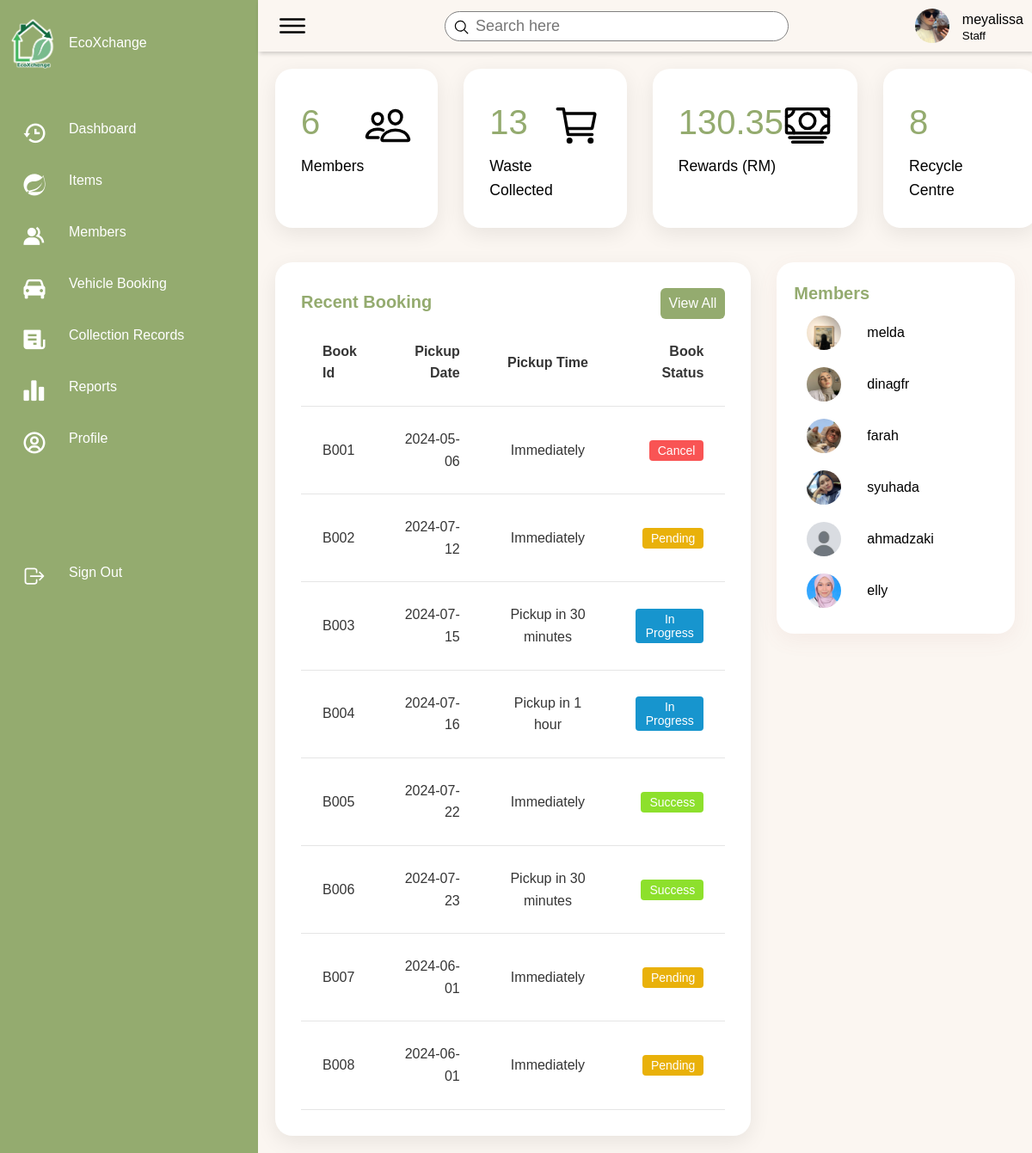
Screenshot of /EcoXchange/pages/dashboard-1.php (signed in) with the database file from the repository.
### tables this page shows
CREATE TABLE `staff` (
  `staff_ID` varchar(10) NOT NULL,
  `staff_username` varchar(20) NOT NULL,
  `staff_password` varchar(200) NOT NULL,
  `staff_first_name` varchar(30) NOT NULL,
  `staff_last_name` varchar(30) NOT NULL,
  `staff_contact_no` varchar(12) NOT NULL,
  `staff_email` varchar(30) NOT NULL,
  `category` varchar(30) NOT NULL,
  `staff_pict` varchar(255) NOT NULL
);

CREATE TABLE `booking` (
  `book_ID` varchar(10) NOT NULL,
  `vehicle_type` varchar(12) NOT NULL,
  `pickup_date` date NOT NULL,
  `pickup_time` varchar(30) NOT NULL,
  `deposit_receipt` varchar(255) NOT NULL,
  `deposit_status` varchar(15) NOT NULL,
  `book_status` varchar(15) NOT NULL,
  `address_ID` varchar(10) NOT NULL,
  `cust_ID` varchar(10) NOT NULL
);

CREATE TABLE `customer` (
  `cust_ID` varchar(10) NOT NULL,
  `cust_username` varchar(20) NOT NULL,
  `cust_password` varchar(128) NOT NULL,
  `cust_first_name` varchar(30) NOT NULL,
  `cust_last_name` varchar(30) NOT NULL,
  `cust_contact_no` varchar(12) NOT NULL,
  `cust_email` varchar(30) NOT NULL,
  `cust_pict` varchar(255) NOT NULL,
  `bank_id` varchar(10) DEFAULT NULL
);

### EcoXchange/includes/fetchUserData.php (called while the page is built, shortened)
<?php
include("dbconn.php");
$username = $_SESSION['username'];
$role = $_SESSION['role'];
if ($role === 'Staff') {
    $sql = "SELECT * FROM staff WHERE staff_username = '$username'";
} elseif ($role === 'Customer') {
    $sql = "SELECT * FROM customer WHERE cust_username = '$username'";
} else {
    header("Location: ../pages/Login.php");
    exit();
}
$query = mysqli_query($dbconn, $sql) or die("Error: " . mysqli_error($dbconn));
$user = mysqli_fetch_assoc($query);
$name = $user["staff_username"] ?? $user["cust_username"];
$image = $user["staff_pict"] ?? $user["cust_pict"];
?>

### EcoXchange/pages/dashboard-1.php (the view, shortened to what this page needs)
<?php
include('../includes/dbconn.php');
include('../includes/fetchUserData.php');
?>
<!DOCTYPE html>
<html lang="en">
<head>
    <link href="https://unpkg.com/boxicons@2.0.7/css/boxicons.min.css" rel="stylesheet" />
    <link rel="stylesheet" href="../style/dashboard-1.css">
    <link rel="stylesheet" href="../style/alert.css">
</head>
<body>
    <div class="container">
        <?php include('sidebar-1.php'); ?>
        <div class="main">
            <?php include('header.php'); ?>
        <div class="cardBox">
            <?php
                include("../includes/dbconn.php");
                $sql = "SELECT
                        (SELECT COUNT(*) FROM customer) as total_members,
                        (SELECT SUM(total_amount) FROM collection_record) as rewards,
                        (SELECT COUNT(*) FROM collection_record) as total_collection_record";
                $query = mysqli_query($dbconn, $sql);
                if ($query) {
                    $data = mysqli_fetch_assoc($query);
                } else {
                    $data = [
                        'total_members' => 0,
                        'total_amount' => 0,
                        'total_collection_record' => 0
                    ];
                }
            ?>
            <div class="card">
                <div>
                    <div class="numbers"><?php echo $data['total_members']; ?></div>
                    <div class="cardName">Members</div>
                </div>
                <div class="iconBx">
                    <ion-icon name="people-outline"></ion-icon>
                </div>
            </div>
            <div class="card">
                <div>
                    <div class="numbers"><?php echo $data['total_collection_record']; ?></div>
                    <div class="cardName">Waste Collected</div>
                </div>
                <div class="iconBx">
                    <ion-icon name="cart-outline"></ion-icon>
                </div>
            </div>
            <div class="card">
                <div>
                    <div class="numbers"><?php echo $data['rewards']; ?></div>
                    <div class="cardName">Rewards (RM)</div>
                </div>
                <div class="iconBx">
                    <ion-icon name="cash-outline"></ion-icon>
                </div>
            </div>
            <div class="card">
                <div>
                    <div class="numbers">8</div>
                    <div class="cardName">Recycle Centre</div>
                </div>
                <div class="iconBx">
                    <ion-icon name="outlet-outline"></ion-icon>
                </div>
            </div>
        </div>
            <div class="details">
                <div class="recentOrders">
                    <div class="cardHeader">
                        <h2>Recent Booking</h2>
                        <a href="VehicleBooking.php" class="btn">View All</a>
                    </div>
                    <?php
                        include("../includes/dbconn.php");
                        $sql = "SELECT * FROM booking";
                        $query = mysqli_query($dbconn, $sql);
                        $num_rows = mysqli_num_rows($query);
                        if($num_rows == 0){
                            echo "No item found";
                        } else {
                            echo '<table class="table">';
                            echo "<thead>";
                            echo"<tr>";
                            echo"<td>Book Id</td>";
                            echo"<td>Pickup Date</td>";
                            echo"<td>Pickup Time</td>";
                            echo"<td>Book Status</td>";
                            echo"</tr>";
                            echo "</thead>";
                            while($row = mysqli_fetch_array($query)){
                                echo "<tbody>";
                                echo"<tr>";
                                echo"<td>".$row["book_ID"]."</td>";
                                echo"<td>".$row["pickup_date"]."</td>";
                                echo"<td>".$row["pickup_time"]."</td>";
                                echo"<td> <button id=btnstat class='";
                                    if($row["book_status"] == 'success') {
                                        echo "success";
                                    } elseif ($row["book_status"] == 'pending'){
                                        echo "pending";
                                    } elseif ($row["book_status"] == 'inProgress'){
                                        echo "inProgress";
                                    } else {
                                        echo "cancel";
                                    }
                                    echo "'>";
                                    if($row["book_status"] == 'success') {
                                        echo 'Success';
                                    } elseif ($row["book_status"] == 'pending'){
                                        echo 'Pending';
                                    } elseif ($row["book_status"] == 'inProgress'){
                                        echo 'In Progress';
                                    } else {
                                        echo 'Cancel';
                                    }
                                    echo "</button></td>";
                                echo"</tr>";
                                echo "</tbody>";
                            }
                            echo '</table>';
                        }
                    ?>
                </div>
                <div >
                <div class="recentCustomers">
                    <div class="cardHeader">
                        <h2>Members</h2>
                    </div>
                    <table>
                    <?php
                    include("../includes/dbconn.php");
                    $sql = "SELECT * FROM customer";
                    $query = mysqli_query($dbconn, $sql);
                    $num_rows = mysqli_num_rows($query);
                    if ($num_rows > 0) {
                        while ($row = mysqli_fetch_array($query)) {
                            echo '<tr>';
                            echo '<td width="30px">';
                            echo '<div class="imgBx"><img src="' . $row["cust_pict"] . '" alt=""></div>';
                            echo '</td>';
                            echo '<td>';
                            echo '<h4>' . $row["cust_username"] . '</h4>';
                            echo '</td>';
                            echo '</tr>';
                        }
                    } else {
                        echo '<tr><td colspan="2">No members found</td></tr>';
                    }
                    ?>
                    </table>
                </div>
                </div >
            </div>
</body>
</html>

### EcoXchange/pages/header.php
<div class="topbar">
    <div class="toggle">
        <ion-icon name="menu-outline"></ion-icon>
    </div>
    <div class="search">
        <label>
            <input type="text" placeholder="Search here">
            <ion-icon name="search-outline"></ion-icon>
        </label>
    </div>
    <div class="user">
        <img src="<?php echo $image; ?>" alt="">
        <div class="info">
            <p><?php echo $name; ?></p>
            <small><?php echo $role; ?></small>
        </div>
    </div>
</div>

### EcoXchange/style/dashboard-1.css (style rules this page uses)
.cardBox { position: relative; width: 100%; padding: 20px; display: grid; grid-template-columns: repeat(4, 1fr); grid-gap: 30px; }
.cardBox .card { position: relative; background: var(--white-color); padding: 30px; border-radius: 20px; display: flex; justify-content: space-between; cursor: pointer; box-shadow: 0 7px 25px rgba(0, 0, 0, 0.08); }
.cardBox .card .numbers { position: relative; font-weight: 500; font-size: 2.5rem; color: var(--primary-color); }
.cardBox .card .cardName { color: var(--black2); font-size: 1.1rem; margin-top: 5px; }
.cardBox .card .iconBx { font-size: 3.5rem; color: var(--black2); }
.details { position: relative; width: 100%; padding: 20px; display: grid; grid-template-columns: 2fr 1fr; grid-gap: 30px; }
.details .recentOrders { position: relative; display: grid; min-height: 500px; background: var(--white-color); padding: 30px; box-shadow: 0 7px 25px rgba(0, 0, 0, 0.08); border-radius: 20px; }
.details .cardHeader { display: flex; justify-content: space-between; align-items: flex-start; }
.cardHeader h2 { font-size: 20px; font-weight: 600; color: var(--primary-color); }
.cardHeader .btn { position: relative; padding: 5px 10px; background: var(--primary-color); text-decoration: none; color: var(--white-color); border-radius: 6px; }
.details table { width: 100%; border-collapse: collapse; }
.details table thead td { font-weight: 600; }
.details .recentOrders table tr { color: var(--dark-color); border-bottom: 1px solid rgba(0, 0, 0, 0.1); }
.details .recentOrders table tr td { padding: 25px; }
.details .recentOrders table tr td:last-child { text-align: end; }
.details .recentOrders table tr td:nth-child(2) { text-align: end; }
.details .recentOrders table tr td:nth-child(3) { text-align: center; }
#btnstat { color: var(--white-color); }
.success { padding: 4px 10px; background: #8de02c; border:0; border-radius: 4px; font-size: 14px; font-weight: 500; }
.pending { padding: 4px 10px; background: #e9b10a; border:0; border-radius: 4px; font-size: 14px; font-weight: 500; }
.cancel { padding: 4px 10px; background: rgb(249, 84, 84); border:0; border-radius: 4px; font-size: 14px; font-weight: 500; }
.inProgress { padding: 4px 5px; background: #1795ce; border:0; border-radius: 4px; font-size: 14px; font-weight: 500; }
.recentCustomers { position: relative; display: grid; height:auto; padding: 20px; background: var(--white-color); box-shadow: 0 7px 25px rgba(168, 98, 98, 0.08); border-radius: 20px; }
.recentCustomers .imgBx { position: relative; width: 40px; height: 40px; border-radius: 30px; overflow: hidden; }
.recentCustomers .imgBx img { position: absolute; top: 0; left: 0; width: 100%; height: 100%; object-fit: cover; }
.recentCustomers table tr td { padding: 10px 15px; }
.recentCustomers table tr td h4 { font-size: 16px; font-weight: 500; }

### EcoXchange/style/SidebarUser.css (style rules this page uses)
* { font-family: "Ubuntu", sans-serif; margin: 0; padding: 0; box-sizing: border-box; }
body { min-height: 100vh; overflow-x: hidden; }
.container { position: relative; width: 100%; }
.main { position: absolute; width: calc(100% - 300px); left: 300px; min-height: 100vh; background: var(--background-color); transition: 0.5s; }
.topbar { width: 100%; height: 60px; display: flex; justify-content: space-between; align-items: center; padding: 0 10px; box-shadow: 2px 2px 5px rgba(0, 0, 0, 0.2); }
.toggle { position: relative; width: 60px; height: 60px; display: flex; justify-content: center; align-items: center; font-size: 2.5rem; cursor: pointer; }
.search { position: relative; width: 400px; margin: 0 10px; }
.search label { position: relative; width: 100%; }
.search label input { width: 100%; height: 35px; border-radius: 40px; padding: 5px 20px; padding-left: 35px; font-size: 18px; outline: none; border: 1px solid var(--text-grey); }
.search label ion-icon { position: absolute; top: 0; left: 10px; font-size: 1.2rem; }
.user { position: relative; display: flex; }
.user img { width: 40px; height: 40px; object-fit: cover; border-radius: 50%; cursor: pointer; }
.user .info { margin-left: 15px; height: 40px; }
.user p { margin-bottom: -8px; }
.user small { margin-top: -8px; }

### rows the page displays
staff: staff_pict (picture), staff_username "meyalissa"
booking: book_ID "B001", pickup_date "2024-05-06", pickup_time "Immediately", book_status "Cancel"
booking: book_ID "B002", pickup_date "2024-07-12", pickup_time "Immediately", book_status "Pending"
booking: book_ID "B003", pickup_date "2024-07-15", pickup_time "Pickup in 30 minutes", book_status "In Progress"
booking: book_ID "B004", pickup_date "2024-07-16", pickup_time "Pickup in 1 hour", book_status "In Progress"
booking: book_ID "B005", pickup_date "2024-07-22", pickup_time "Immediately", book_status "Success"
booking: book_ID "B006", pickup_date "2024-07-23", pickup_time "Pickup in 30 minutes", book_status "Success"
booking: book_ID "B007", pickup_date "2024-06-01", pickup_time "Immediately", book_status "Pending"
booking: book_ID "B008", pickup_date "2024-06-01", pickup_time "Immediately", book_status "Pending"
customer: cust_pict (picture), cust_username "melda"
customer: cust_pict (picture), cust_username "dinagfr"
customer: cust_pict (picture), cust_username "farah"
customer: cust_pict (picture), cust_username "syuhada"
customer: cust_pict (placeholder picture), cust_username "ahmadzaki"
customer: cust_pict (picture), cust_username "elly"

### other values shown
$role "Staff"
$data['total_members'] "6"
$data['total_collection_record'] "13"
$data['rewards'] "130.35"
